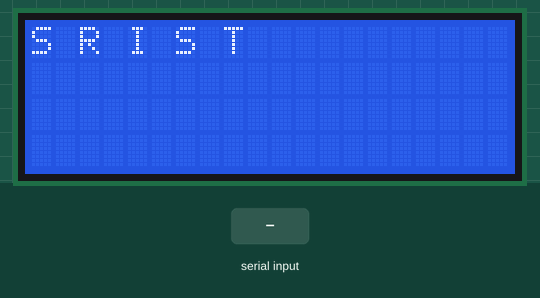
Simulated run of this sketch. Board: Arduino Uno, built with avr-gcc and run on an emulated ATmega328P. Parts: 20×4 character LCD. Inputs (shaded band) come from the test bench. What the sketch prints to the serial monitor is not drawn.

Above: at 1.2 s.
1.3 s: "1" received over the second serial link
2.8 s: "0" received over the second serial link
At 4.0 s:
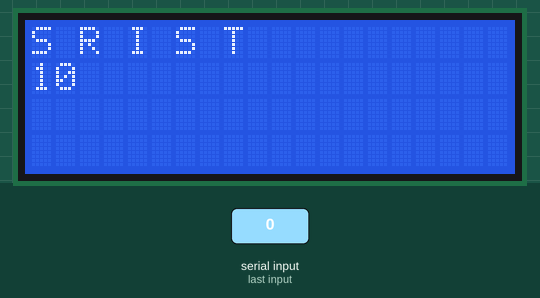
4.3 s: "@" received over the second serial link
Timing chart, 0 to 7.3 s (numbered marks = the images above; inputs shaded):
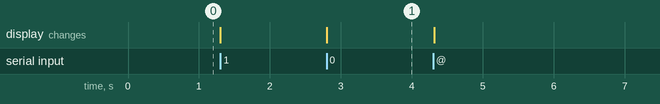

The sketch:

HC_05_I2C_LCD.ino
```cpp
#include <Wire.h>
#include <LiquidCrystal_I2C.h>
#include <SoftwareSerial.h>
#include <stdio.h>
#include <ctype.h>

SoftwareSerial Bluetooth(5,6);      // (TXD, RXD) of HC-05
LiquidCrystal_I2C lcd(0x3F,20, 4);  // SET I2C Address
char BT_input;
int n = 0;
char text;

void setup()
{
  lcd.init();
  lcd.backlight(); // makes Backligh ON.
  lcd.clear();     // Clears LCD
  lcd.home();      // Sets cursor at Column 0 and Line 0
  lcd.print("S R I S T");
  Bluetooth.begin(9600);
  Serial.begin(9600);
}


void loop()
{
  if (Bluetooth.available())
  {
    BT_input=(Bluetooth.read());
    Serial.write(BT_input);
      if(BT_input == '@')
      {
        lcd.clear();
        lcd.home();
        lcd.print("S R I S T");
        n=0;
      }
    if (isalpha(BT_input) != 0 || isdigit(BT_input) !=0 || BT_input == ' ')
      {
        text = BT_input;
        lcd.setCursor(n,1);
        lcd.print(text);
        Serial.print(text);
          if(n<15)
          {
            n++;
          }
          else
          {
            n = 0;
            lcd.clear();
            lcd.home();
            lcd.print("S R I S T");
          }
      }
  }
}
```

Measured:
- after the input at 2.8 s, the display: changes at once (image 1)
